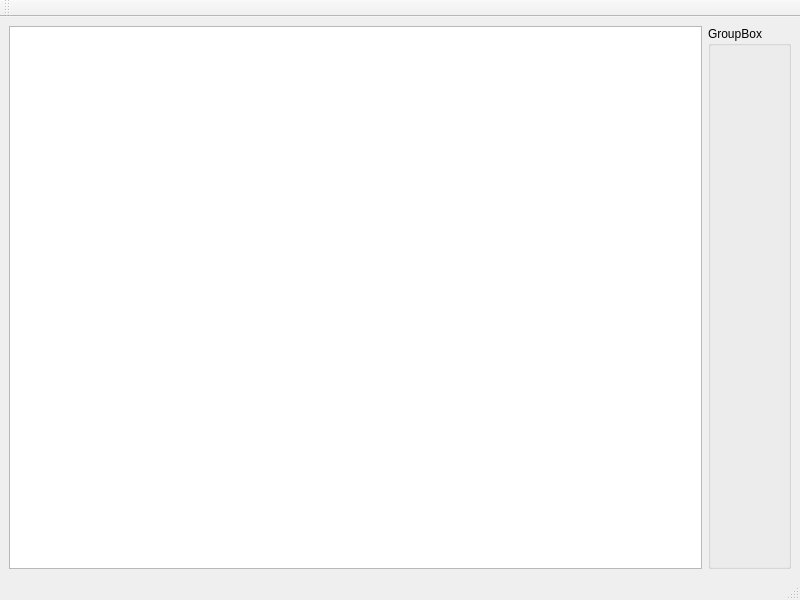
<?xml version="1.0" encoding="UTF-8"?>
<ui version="4.0">
 <class>MainWindow</class>
 <widget class="QMainWindow" name="MainWindow">
  <property name="geometry">
   <rect>
    <x>0</x>
    <y>0</y>
    <width>800</width>
    <height>600</height>
   </rect>
  </property>
  <property name="windowTitle">
   <string>MainWindow</string>
  </property>
  <widget class="QWidget" name="centralwidget">
   <layout class="QHBoxLayout" name="horizontalLayout">
    <item>
     <widget class="QTableView" name="tableView"/>
    </item>
    <item>
     <widget class="QGroupBox" name="groupBox">
      <property name="title">
       <string>GroupBox</string>
      </property>
     </widget>
    </item>
   </layout>
  </widget>
  <widget class="QMenuBar" name="menubar">
   <property name="geometry">
    <rect>
     <x>0</x>
     <y>0</y>
     <width>800</width>
     <height>23</height>
    </rect>
   </property>
  </widget>
  <widget class="QStatusBar" name="statusbar"/>
  <widget class="QToolBar" name="toolBar">
   <property name="windowTitle">
    <string>toolBar</string>
   </property>
   <attribute name="toolBarArea">
    <enum>TopToolBarArea</enum>
   </attribute>
   <attribute name="toolBarBreak">
    <bool>false</bool>
   </attribute>
  </widget>
 </widget>
 <resources/>
 <connections/>
</ui>
